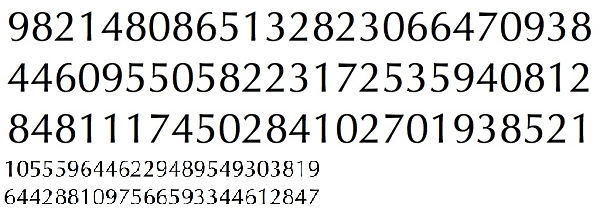
#> input picture Gauge Reader/Train/pitrain2.png, 600 x 213 px
$ python train.py
#> lines starting #> are read from the running program, lines starting #| are printed output that depends on the picture; after the words box and inside, x2 and y2 are one past the last pixel; in counts of white or black regions, pixels touching at a corner belong together
import sys

import numpy as np
import cv2

im = cv2.imread('pitrain2.png')
#> im is the input picture: shape (213, 600, 3); mean B, G, R 223.6, 223.8, 223.7
im3 = im.copy()

gray = cv2.cvtColor(im,cv2.COLOR_BGR2GRAY)
blur = cv2.GaussianBlur(gray,(5,5),0)
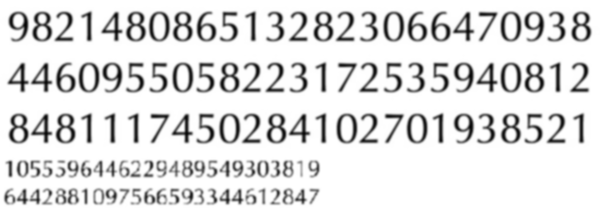
#> blur: shape (213, 600); min 4, max 255, mean 223.7
thresh = cv2.adaptiveThreshold(blur,255,1,1,11,2)
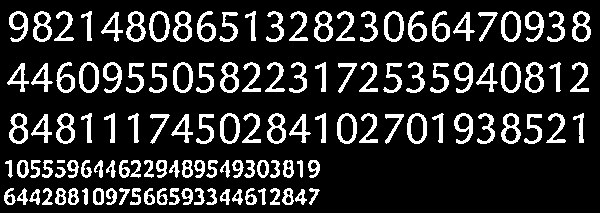
#> thresh: shape (213, 600); 16.8% white; 126 white regions

#################      Now finding Contours         ###################

contours,hierarchy = cv2.findContours(thresh,cv2.RETR_LIST,cv2.CHAIN_APPROX_SIMPLE)
#> contours = 203 contours, 6 with area under 20; largest, box (x1, y1, x2, y2) and area: (173, 62, 193, 93) 480, (149, 11, 170, 42) 480, (407, 113, 427, 144) 480, (501, 11, 521, 42) 480, (79, 62, 99, 93) 479

samples =  np.empty((0,100))
responses = []
keys = [i for i in range(48,58)]

for cnt in contours:
    if cv2.contourArea(cnt)>30:
        [x,y,w,h] = cv2.boundingRect(cnt)

        if  h>4:
            cv2.rectangle(im,(x,y),(x+w,y+h),(0,0,255),2)
            roi = thresh[y:y+h,x:x+w]
            roismall = cv2.resize(roi,(10,10))
            print(f"roismall: {roismall}")
            cv2.imshow('norm',im)
            key = cv2.waitKey(0)

            if key == 27:  # (escape to quit)
                sys.exit()
#> (the program exits here)

$ run again, with Gauge Reader/Train/pi.png copied over Gauge Reader/Train/pitrain2.png
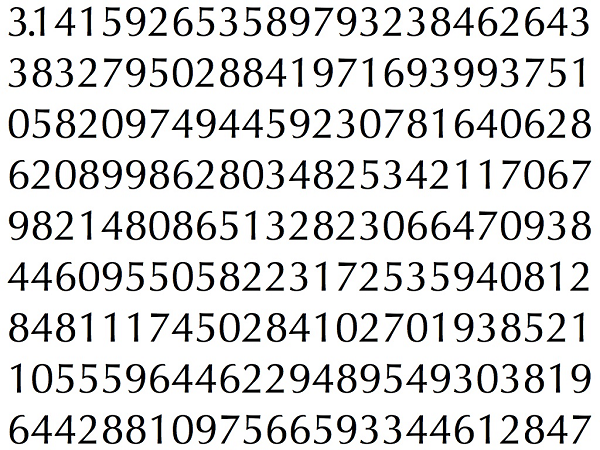
#> input picture Gauge Reader/Train/pi.png, 600 x 450 px
#> im is the input picture: shape (450, 600, 3); mean B, G, R 217.4, 217.6, 217.5
#> `blur = cv2.GaussianBlur(gray,(5,5),0)`:
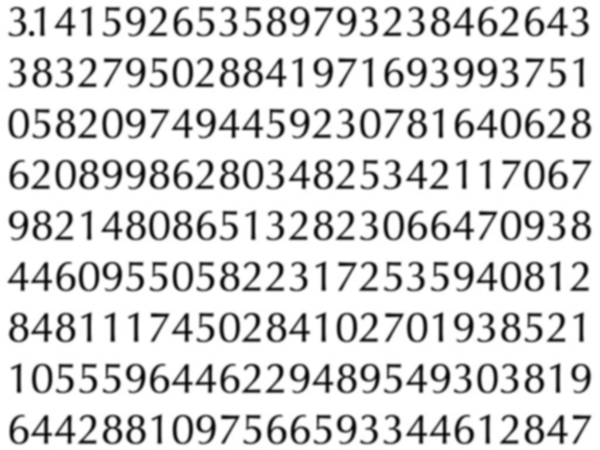
#> blur: shape (450, 600); min 4, max 255, mean 217.5
#> `thresh = cv2.adaptiveThreshold(blur,255,1,1,11,2)`:
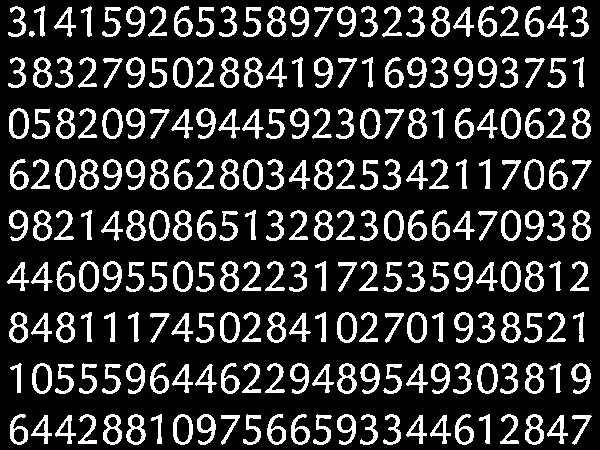
#> thresh: shape (450, 600); 18.7% white; 226 white regions
#> contours = 373 contours, 1 with area under 20; largest, box (x1, y1, x2, y2) and area: (477, 363, 498, 394) 486, (102, 108, 123, 139) 482, (9, 108, 29, 139) 482, (32, 363, 52, 394) 480, (173, 261, 193, 292) 480

$ run again, with Gauge Reader/Train/pitrain.png copied over Gauge Reader/Train/pitrain2.png
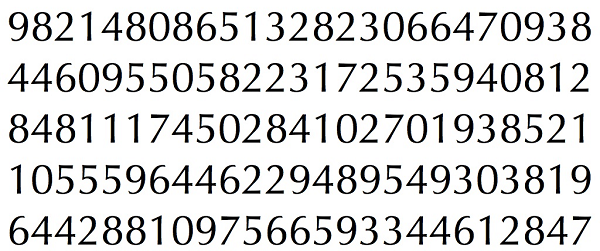
#> input picture Gauge Reader/Train/pitrain.png, 600 x 251 px
#> im is the input picture: shape (251, 600, 3); mean B, G, R 217.5, 217.7, 217.6
#> `thresh = cv2.adaptiveThreshold(blur,255,1,1,11,2)`:
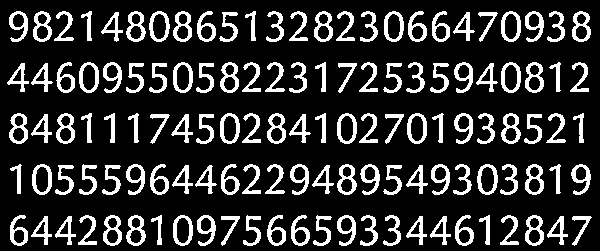
#> thresh: shape (251, 600); 18.6% white; 125 white regions
#> contours = 208 contours; largest, box (x1, y1, x2, y2) and area: (477, 164, 498, 195) 486, (32, 164, 52, 195) 480, (173, 62, 193, 93) 480, (149, 11, 170, 42) 480, (407, 113, 427, 144) 480
